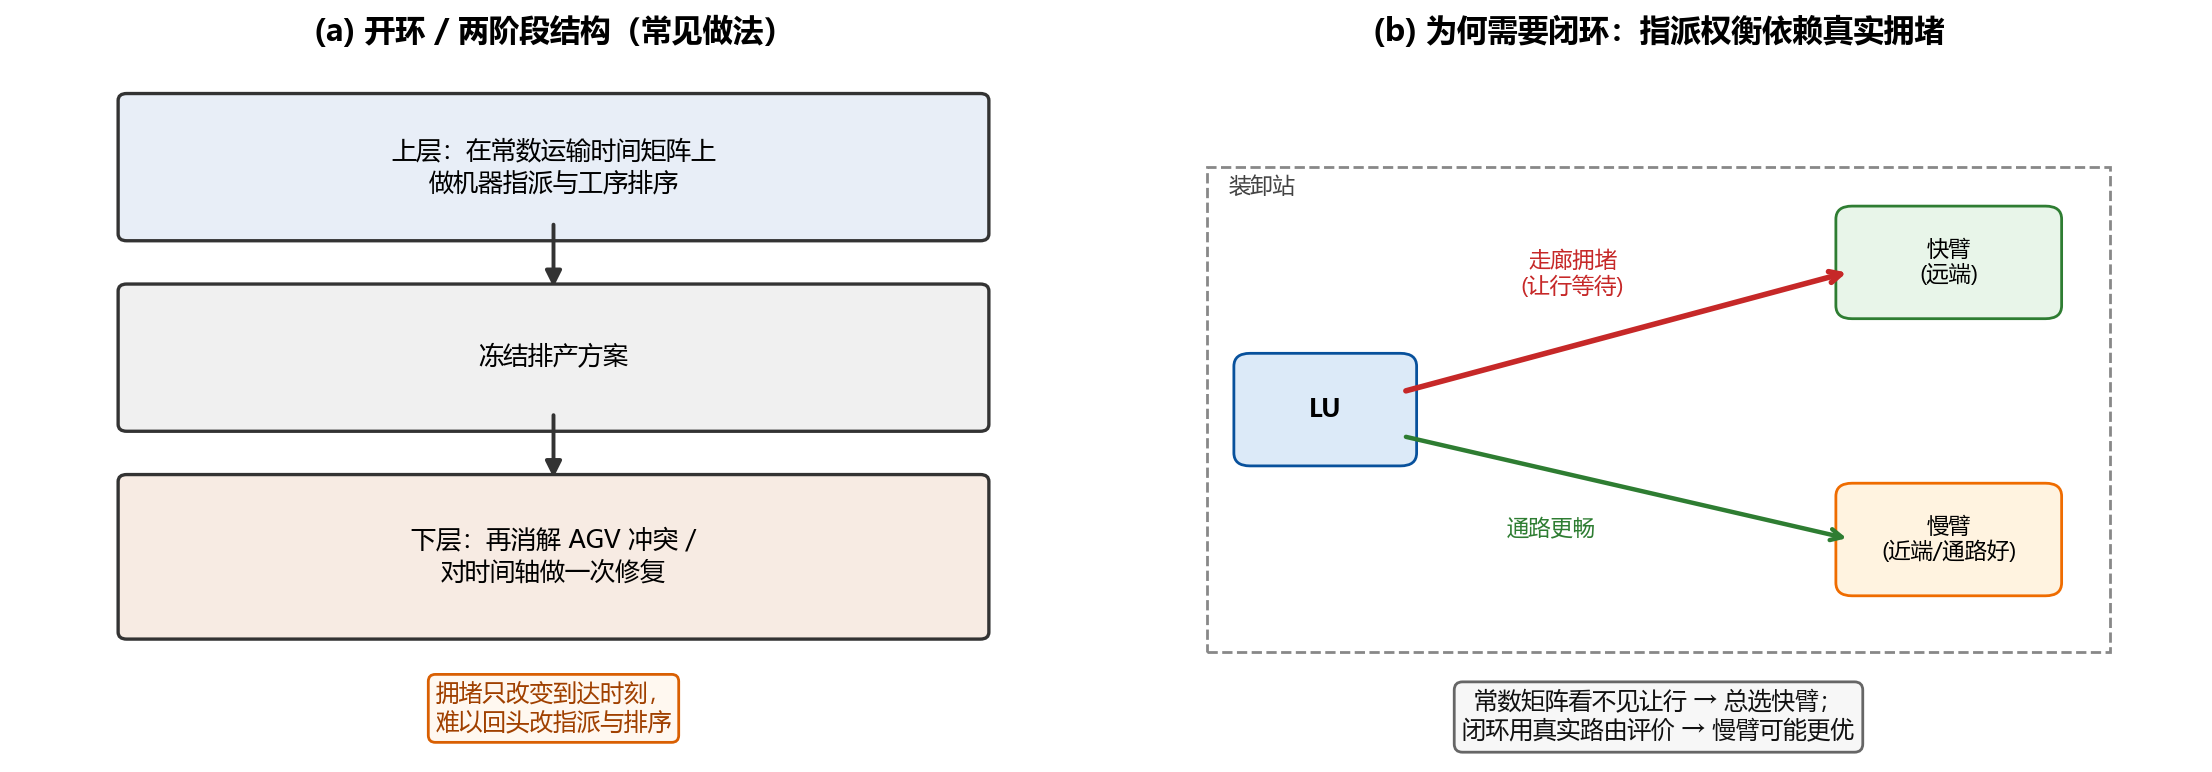

Python code for this plot:
# -*- coding: utf-8 -*-
"""开环/常数矩阵缺口示意（开题图5-1）。对照 paper01 动机：拥堵难回馈指派。"""
from __future__ import annotations

import os

import matplotlib

matplotlib.use("Agg")
import matplotlib.pyplot as plt
from matplotlib.patches import FancyArrowPatch, FancyBboxPatch, Rectangle

HERE = os.path.dirname(os.path.abspath(__file__))

plt.rcParams.update({
    "font.sans-serif": ["Microsoft YaHei", "SimHei", "DejaVu Sans"],
    "axes.unicode_minus": False,
    "figure.dpi": 200,
})


def rbox(ax, x, y, w, h, text, fc="#f7f7f7", ec="#333", fs=9, weight="normal"):
    ax.add_patch(FancyBboxPatch(
        (x, y), w, h, boxstyle="round,pad=0.25,rounding_size=0.08",
        facecolor=fc, edgecolor=ec, linewidth=1.2, zorder=2))
    ax.text(x + w / 2, y + h / 2, text, ha="center", va="center",
            fontsize=fs, fontweight=weight, zorder=3, linespacing=1.3)


def arr(ax, p, q, color="#333", lw=1.4):
    ax.add_patch(FancyArrowPatch(
        p, q, arrowstyle="-|>", mutation_scale=12, linewidth=lw,
        color=color, shrinkA=2, shrinkB=2, zorder=4))


def main() -> None:
    fig, axes = plt.subplots(1, 2, figsize=(11.2, 4.0))
    for ax in axes:
        ax.set_xlim(0, 10)
        ax.set_ylim(0, 8)
        ax.axis("off")

    # ---- (a) 开环两阶段 ----
    ax = axes[0]
    ax.set_title("(a) 开环 / 两阶段结构（常见做法）", fontsize=11, fontweight="bold", pad=8)
    rbox(ax, 1.2, 6.2, 7.6, 1.2, "上层：在常数运输时间矩阵上\n做机器指派与工序排序", fc="#e8eef7")
    arr(ax, (5, 6.2), (5, 5.35))
    rbox(ax, 1.2, 4.0, 7.6, 1.2, "冻结排产方案", fc="#f0f0f0")
    arr(ax, (5, 4.0), (5, 3.15))
    rbox(ax, 1.2, 1.6, 7.6, 1.4, "下层：再消解 AGV 冲突 /\n对时间轴做一次修复", fc="#f7ebe3")
    ax.text(5, 0.55, "拥堵只改变到达时刻，\n难以回头改指派与排序",
            ha="center", va="center", fontsize=8.5, color="#a04000",
            bbox=dict(boxstyle="round,pad=0.3", facecolor="#fff8f0", edgecolor="#d95f02"))

    # ---- (b) 权衡写不出来 ----
    ax = axes[1]
    ax.set_title("(b) 为何需要闭环：指派权衡依赖真实拥堵", fontsize=11, fontweight="bold", pad=8)

    # simple layout sketch
    ax.add_patch(Rectangle((0.8, 1.2), 8.4, 5.6, fill=False, ec="#888", lw=1.0, ls="--"))
    ax.text(1.0, 6.5, "装卸站", fontsize=8, color="#444")
    ax.add_patch(FancyBboxPatch((1.2, 3.5), 1.4, 1.0, boxstyle="round,pad=0.15",
                                facecolor="#dceaf8", edgecolor="#08519c"))
    ax.text(1.9, 4.0, "LU", ha="center", va="center", fontsize=9, fontweight="bold")

    ax.add_patch(FancyBboxPatch((6.8, 5.2), 1.8, 1.0, boxstyle="round,pad=0.15",
                                facecolor="#e8f5e9", edgecolor="#2e7d32"))
    ax.text(7.7, 5.7, "快臂\n(远端)", ha="center", va="center", fontsize=8)

    ax.add_patch(FancyBboxPatch((6.8, 2.0), 1.8, 1.0, boxstyle="round,pad=0.15",
                                facecolor="#fff3e0", edgecolor="#ef6c00"))
    ax.text(7.7, 2.5, "慢臂\n(近端/通路好)", ha="center", va="center", fontsize=8)

    # corridors
    ax.annotate("", xy=(6.8, 5.6), xytext=(2.6, 4.2),
                arrowprops=dict(arrowstyle="->", color="#c62828", lw=2.0))
    ax.text(4.2, 5.35, "走廊拥堵\n(让行等待)", color="#c62828", fontsize=8, ha="center")

    ax.annotate("", xy=(6.8, 2.5), xytext=(2.6, 3.7),
                arrowprops=dict(arrowstyle="->", color="#2e7d32", lw=1.6))
    ax.text(4.0, 2.55, "通路更畅", color="#2e7d32", fontsize=8, ha="center")

    ax.text(5, 0.45,
            "常数矩阵看不见让行 → 总选快臂；\n闭环用真实路由评价 → 慢臂可能更优",
            ha="center", va="center", fontsize=8.5, color="#111",
            bbox=dict(boxstyle="round,pad=0.35", facecolor="#f7f7f7", edgecolor="#666"))

    fig.tight_layout()
    stem = os.path.join(HERE, "fig_openloop_gap_CN")
    fig.savefig(stem + ".pdf", bbox_inches="tight", pad_inches=0.08)
    fig.savefig(stem + ".png", dpi=200, bbox_inches="tight", pad_inches=0.08)
    plt.close(fig)
    print("wrote", stem + ".pdf/.png")


if __name__ == "__main__":
    main()
